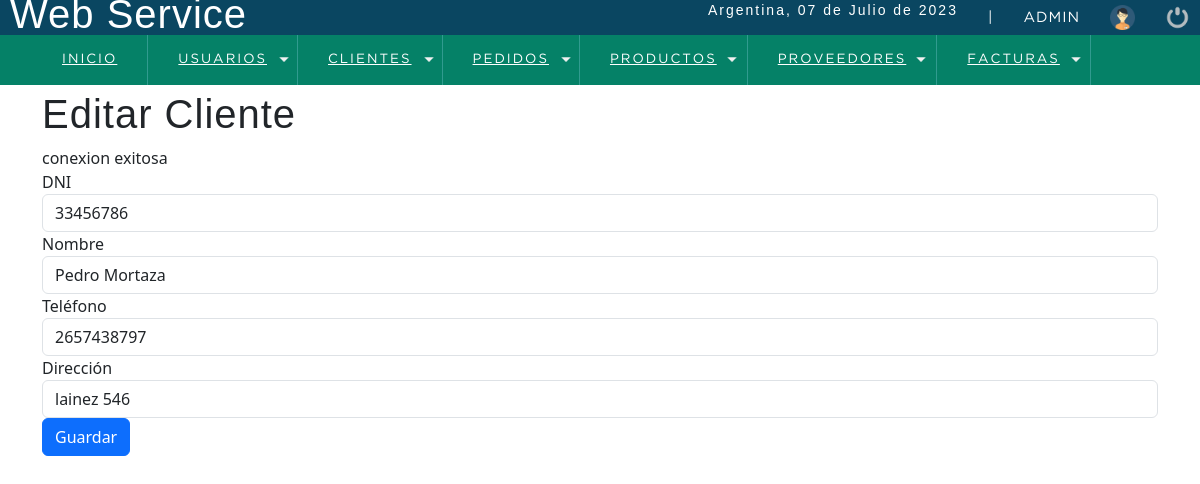
The app's page /sistema/editarCliente.php?id=0 (signed in) with its own data.
### tables this page shows
CREATE TABLE `cliente` (
  `id_cliente` int(11) NOT NULL,
  `dni` int(15) DEFAULT NULL,
  `nombre` varchar(50) DEFAULT NULL,
  `telefono` varchar(20) DEFAULT NULL,
  `direccion` varchar(100) DEFAULT NULL
);

### sistema/editarCliente.php (the view, shortened to what this page needs)
<!DOCTYPE html>
<html lang="en">
<head>
    <?php include "includes/scripts.php"; ?>
</head>
<body>
    <?php include "includes/header.php"; ?>
    <section id="container">
        <div class="container">
            <h1>Editar Cliente</h1>
            <?php
            include "../conexion.php";
            $id_cliente = $_GET['id'];
            $query = "SELECT * FROM Cliente WHERE id_cliente = $id_cliente";
            $resultado = mysqli_query($conexion, $query);
            $cliente = mysqli_fetch_assoc($resultado);
            ?>
            <form action="" method="POST">
                <div class="form-group">
                    <label for="dni">DNI</label>
                    <input type="text" class="form-control" id="dni" name="dni" value="<?php echo $cliente['dni']; ?>" required>
                </div>
                <div class="form-group">
                    <label for="nombre">Nombre</label>
                    <input type="text" class="form-control" id="nombre" name="nombre" value="<?php echo $cliente['nombre']; ?>" required>
                </div>
                <div class="form-group">
                    <label for="telefono">Teléfono</label>
                    <input type="text" class="form-control" id="telefono" name="telefono" value="<?php echo $cliente['telefono']; ?>" required>
                </div>
                <div class="form-group">
                    <label for="direccion">Dirección</label>
                    <input type="text" class="form-control" id="direccion" name="direccion" value="<?php echo $cliente['direccion']; ?>" required>
                </div>
                <button type="submit" class="btn btn-primary" name="guardar">Guardar</button>
            </form>
        </div>
    </section>
</body>
</html>

### sistema/css/style.css (style rules this page uses)
* { margin: 0; padding: 0; box-sizing: border-box; }
body { background: #ededed; }
h1, h2, h3, h4, h5, h6 { font-family: 'arial'; font-weight: bold; letter-spacing: 1px; }
h1 { font-size: 26px; }
#container { padding: 90px 15px 15px; }

### records on screen
cliente: dni "33456786", nombre "Pedro Mortaza", telefono "2657438797", direccion "lainez 546"

### other values on screen
fechaC() "07 de Julio de 2023"
$_SESSION['user'] "ADMIN"
